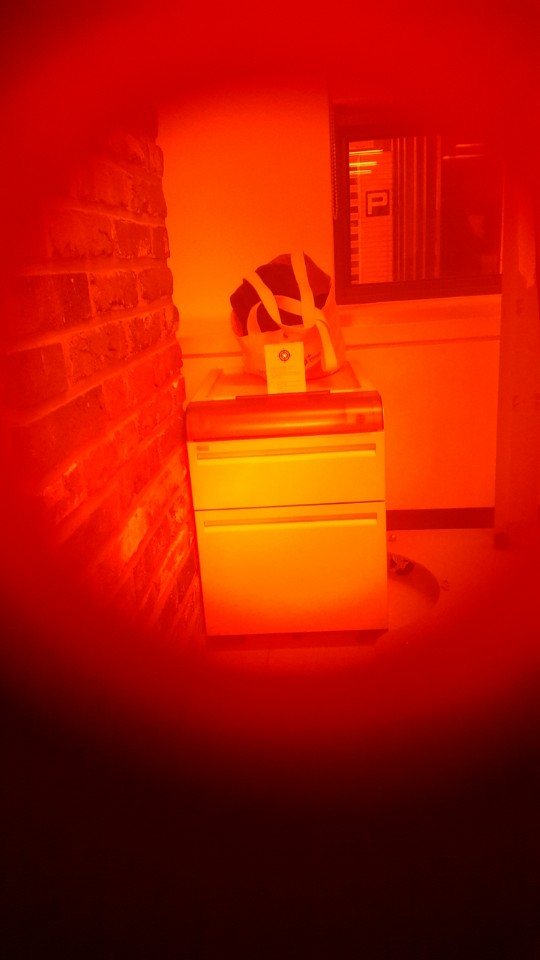
#> input picture images/bright_spot.jpg, 540 x 960 px, found by its file name
$ python find_optimal_threshold.py
#> lines starting #> are read from the running program, lines starting #| are printed output that depends on the picture; after the words box and inside, x2 and y2 are one past the last pixel; in counts of white or black regions, pixels touching at a corner belong together
# Capture image from the camera.
# Convert image from RGB to HSV color model.
# Obtain maximum value of value channel and calculate DV threshold.
# Group pixels that fit DV threshold.
# For each group do:
# a. Compute diameter and centroid.
# b. If the proportion of cropped area size and cropped area
# threshold > 0.3 get next group.
# c. Recognize laser spot color and add data to the local list.
# Update the global laser spot list from the local list.
# Go to the step 1.
# 140~170정도가 적당해 보임


import cv2

im=cv2.imread("../../images/bright_spot.jpg")
#> im is the input picture: shape (960, 540, 3); mean B, G, R 0.9, 25.1, 175.1
gray=cv2.cvtColor(im,cv2.COLOR_BGR2GRAY)
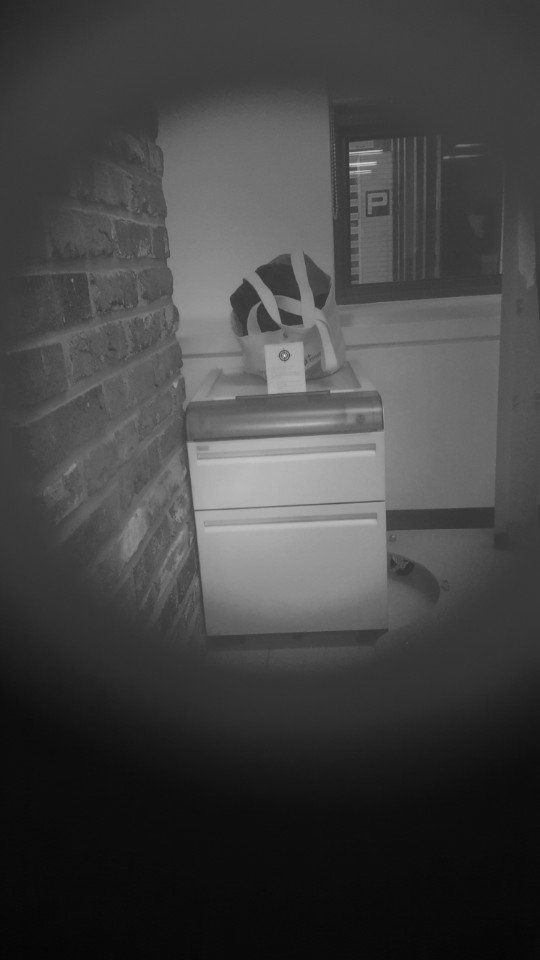
#> gray: shape (960, 540); min 6, max 223, mean 67.2


ret, thresh_gray = cv2.threshold(gray,180,255,cv2.THRESH_BINARY)
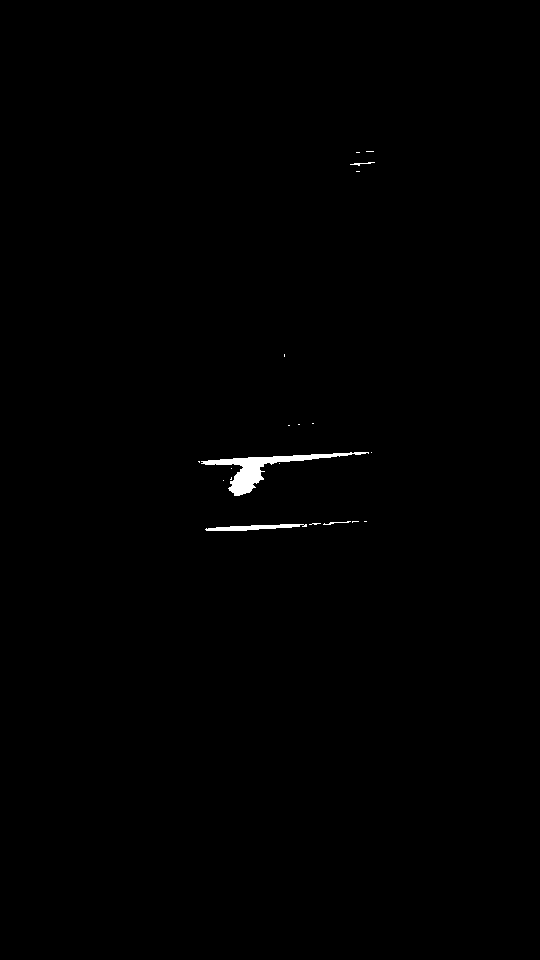
#> thresh_gray: shape (960, 540); 0.4% white; 20 white regions (16 under 20 px), largest, box (x1, y1, x2, y2) and area: (201, 452, 369, 496) 1568, (205, 524, 307, 531) 393, (323, 521, 351, 525) 37, (350, 162, 375, 166) 36
# im=cv2.cvtColor(im,cv2.COLOR_BGR2HSV)

cv2.imshow("origin",im)
cv2.waitKey(0)
cv2.imshow("gray",gray)
cv2.waitKey(0)
mul=5
floor=140
for i in range(5):
    ret, thresh_gray = cv2.threshold(gray,floor+mul*i,255,cv2.THRESH_BINARY)
    cv2.imshow(str(ret)+"thresh",thresh_gray)
    cv2.waitKey(0)
#> this loop made 5 passes
#> ret on passes 1 to 5: 140, 145, 150, 155, 160
#> pass 1, `ret, thresh_gray = cv2.threshold(gray,floor+mul*i,255,cv2.THRESH_BINARY)`:
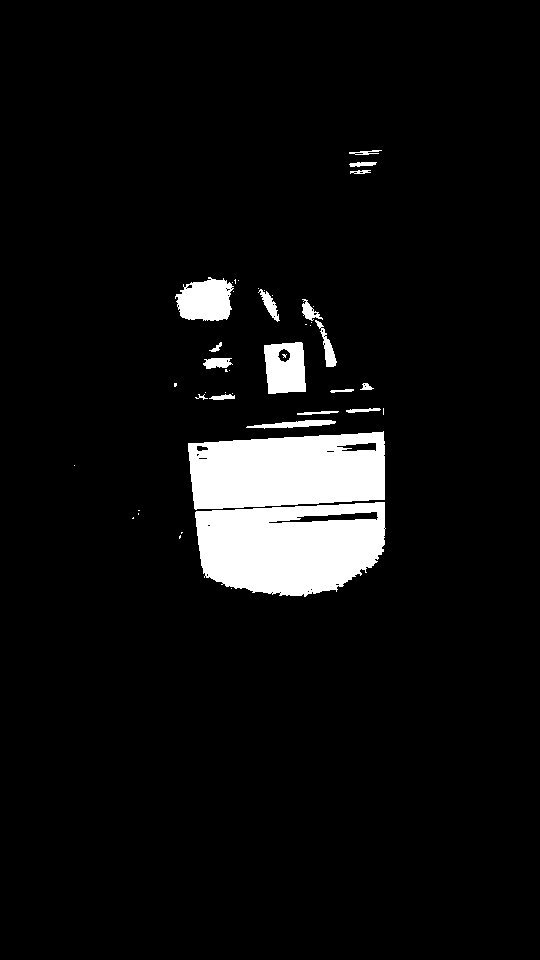
#> thresh_gray: shape (960, 540); 6.4% white; 45 white regions (26 under 20 px), largest, box (x1, y1, x2, y2) and area: (195, 502, 386, 597) 14124, (188, 431, 385, 510) 12846, (175, 277, 234, 321) 1925
#> pass 2, `ret, thresh_gray = cv2.threshold(gray,floor+mul*i,255,cv2.THRESH_BINARY)`:
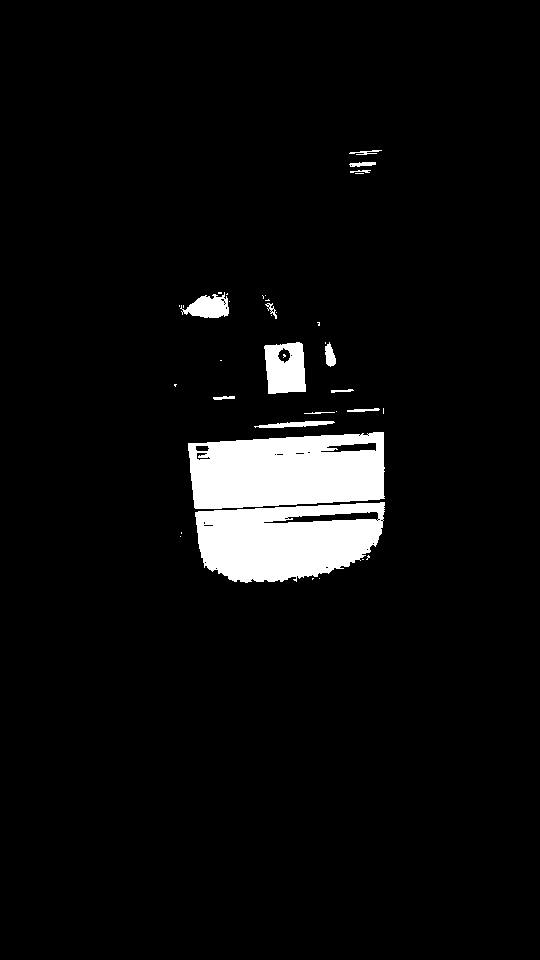
#> thresh_gray: shape (960, 540); 5.3% white; 38 white regions (24 under 20 px), largest, box (x1, y1, x2, y2) and area: (188, 432, 385, 509) 12587, (195, 502, 385, 583) 11397, (264, 342, 306, 394) 1750
#> pass 3, `ret, thresh_gray = cv2.threshold(gray,floor+mul*i,255,cv2.THRESH_BINARY)`:
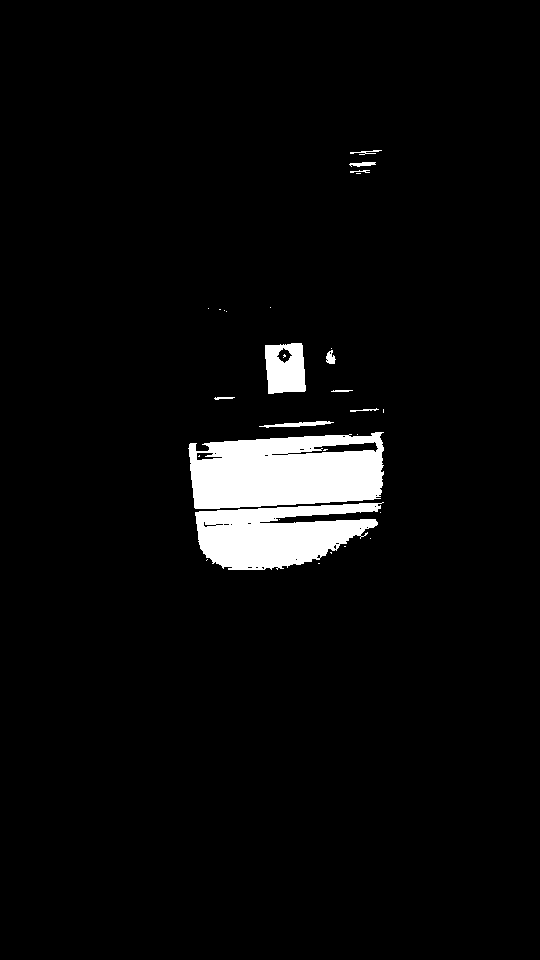
#> thresh_gray: shape (960, 540); 4.4% white; 30 white regions (19 under 20 px), largest, box (x1, y1, x2, y2) and area: (188, 432, 384, 509) 12106, (195, 502, 384, 570) 8367, (265, 343, 306, 394) 1713
